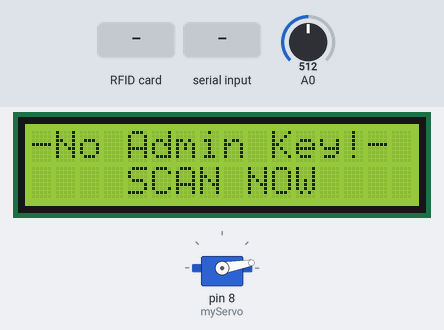
The sketch below on a simulated Arduino Uno, built with avr-gcc and run on an emulated ATmega328P. Parts: 16×2 character LCD, servo. Inputs (shaded band) come from the test bench; at power-on: A0 = 512. What the sketch prints to the serial monitor is not drawn.

Above: at 0.9 s.
1.0 s: RFID card E3 97 C4 1E held to the reader
At 2.2 s:
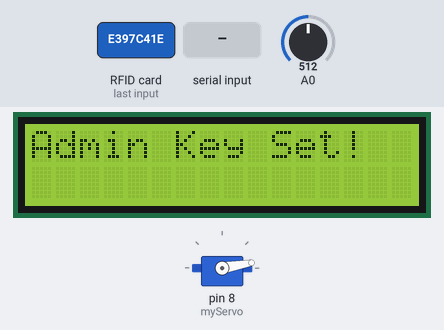
4.0 s: RFID card E3 97 C4 1E held to the reader
At 4.4 s:
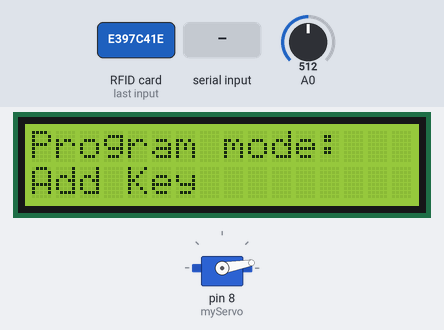
5.5 s: RFID card 5E 7A 19 C4 held to the reader
7.0 s: "1\n" received over the second serial link
At 10.1 s:
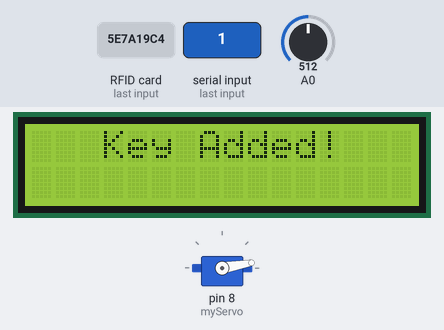
Timing chart, 0 to 11.0 s (numbered marks = the images above; inputs shaded):
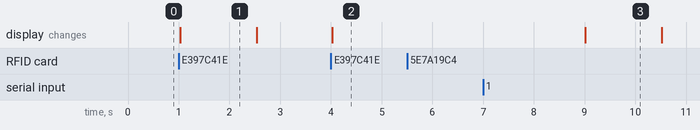

The sketch:

arduino.ino.ino
```cpp
#include <SPI.h>
#include <MFRC522.h>
#include <LiquidCrystal.h>
#include <Servo.h>
#include <SoftwareSerial.h>

#define RST_PIN   9
#define SS_PIN    10

byte readCard[4];
char* myTags[100] = {};
int tagsCount = 0;
String tagID = "E3 97 C4 1E";
boolean successRead = false;
boolean correctTag = false;
int proximitySensor;
bool doorOpened = false;
int doorTimeout = 25;

// Create instances
MFRC522 mfrc522(SS_PIN, RST_PIN);
LiquidCrystal lcd(2, 3, 4, 5, 6, 7); //Parameters: (rs, enable, d4, d5, d6, d7)
Servo myServo; // Servo motor
SoftwareSerial mySUART(A5, A4);

void setup() {
  // Initiating
  SPI.begin();        // SPI bus
  mfrc522.PCD_Init(); //  MFRC522
  lcd.begin(16, 2);   // LCD screen
  myServo.attach(8);  // Servo motor

  myServo.write(10); // Initial lock position of the servo motor
  // Prints the initial message
  lcd.print("-No Admin Key!-");
  lcd.setCursor(0, 1);
  lcd.print("    SCAN NOW");
  // Waits until a master card is scanned
  while (!successRead) {
    successRead = getID();
    if (successRead == true) {
      myTags[tagsCount] = strdup(tagID.c_str()); // Sets the master tag into position 0 in the array
      lcd.clear();
      lcd.setCursor(0, 0);
      lcd.print("Admin Key Set!");
      tagsCount++;
    }
  }
  successRead = false;
  printNormalModeMessage();
  Serial.begin(115200);
  mySUART.begin(115200);
}

void loop() {
  int proximitySensor = analogRead(A0);
  // If door is closed...
  // if (proximitySensor > 200) {
    if ( ! mfrc522.PICC_IsNewCardPresent()) { //If a new PICC placed to RFID reader continue
      timeoutFunc();
      return;
    }
    if ( ! mfrc522.PICC_ReadCardSerial()) {   //Since a PICC placed get Serial and continue
      timeoutFunc();
      return;
    }
    tagID = "";
    // The MIFARE PICCs that we use have 4 byte UID
    for ( uint8_t i = 0; i < 4; i++) {  //
      readCard[i] = mfrc522.uid.uidByte[i];
      tagID.concat(String(mfrc522.uid.uidByte[i], HEX)); // Adds the 4 bytes in a single String variable
    }
    tagID.toUpperCase();
    mfrc522.PICC_HaltA(); // Stop reading

    correctTag = false;
    // Checks whether the scanned tag is the master tag
    if (tagID == myTags[0]) {
      lcd.clear();
      lcd.print("Program mode:");
      lcd.setCursor(0, 1);
      // lcd.print("Add/Remove Tag"); //not implementing removal for now
      lcd.print("Add Key");
      while (!successRead) {
        successRead = getID();
        if ( successRead == true) {
          // // removal old code
          // for (int i = 0; i < 100; i++) {
          //   if (tagID == myTags[i]) {
          //     myTags[i] = "";
          //     lcd.clear();
          //     lcd.setCursor(0, 0);
          //     lcd.print("  Tag Removed!");
          //     printNormalModeMessage();
          //     return;
          //   }
          // }

          // // Array adding code
          // myTags[tagsCount] = strdup(tagID.c_str());
          // lcd.clear();
          // lcd.setCursor(0, 0);
          // lcd.print("   Tag Added!");
          // printNormalModeMessage();
          // tagsCount++;

          //serial communication for adding a new card
          Serial.println("DEBUG: Sending serially: " + String("R") + String(tagID));
          mySUART.println("R" + tagID);
          mySUART.flush();
          while(mySUART.available()<=0){
            delay(500); //wait till recieve
          }
          delay(2000);
          String a = mySUART.readStringUntil('\n');
          a.trim();
          Serial.println("Received serially: " + a);
          // if(a.compareTo("1") == 0){
          if(a == "1"){
            lcd.clear();
            lcd.setCursor(0, 0);
            lcd.print("   Key Added!");
            printNormalModeMessage();
          }

          return;
        }
      }
    }
    successRead = false;
    //serial communication for verify
    Serial.println("Sending serially: " + String("V") + String(tagID));
    mySUART.println("V" + tagID);
    mySUART.flush();
    while(mySUART.available()<=0){
      delay(500); //wait till recieve
    }
    delay(2000);
    String a = mySUART.readStringUntil('\n');
    a.trim();
    Serial.println("DEBUG: Received serially: " + a);
    if(a == "1"){
        lcd.clear();
        lcd.setCursor(0, 0);
        lcd.print("Door opened!");
        myServo.write(170); // Unlocks the door
        doorOpened = true;
        doorTimeout = 50;
        delay(2000);
        printNormalModeMessage();
    }else{
      lcd.clear();
      lcd.setCursor(0, 0);
      lcd.print(" Access Denied!");
      printNormalModeMessage();
      delay(500);
    }
    // Checks whether the scanned tag is authorized
    // // old verify code
    // for (int i = 0; i < 100; i++) {
    //   if (tagID == myTags[i]) {
    //     lcd.clear();
    //     lcd.setCursor(0, 0);
    //     lcd.print(" Access Granted!");
    //     myServo.write(170); // Unlocks the door
    //     delay(2000);
    //     printNormalModeMessage();
    //     correctTag = true;
    //   }
    // }
    // if (correctTag == false) {
    //   lcd.clear();
    //   lcd.setCursor(0, 0);
    //   lcd.print(" Access Denied!");
    //   printNormalModeMessage();
    // }
  // }
  // If door is open...
  // else {
        // if(doorOpened){
        //   doorTimeout -= 1;
        //   delay(100);
        //   if(doorTimeout == 0){
        //     doorOpened = false;
        //     myServo.write(10);  //locking the door after timeout
        //     printNormalModeMessage();
        //   }
        // }

    // while (!doorOpened) {
    //   proximitySensor = analogRead(A0);
    //   if (proximitySensor > 200) {
    //     doorOpened = true;
    //   }
    // }
    // doorOpened = false;
    // delay(500);
    // myServo.write(10); // Locks the door
    // printNormalModeMessage();
  // }
}

void timeoutFunc(){
  if(doorOpened){
    doorTimeout -= 1;
    delay(100);
    if(doorTimeout == 0){
      doorOpened = false;
      myServo.write(10);  //locking the door after timeout
      lcd.clear();
      lcd.setCursor(0, 0);
      lcd.print("Closing Door!");
      delay(2000);
      printNormalModeMessage();
    }
  }
}

uint8_t getID() {
  // Getting ready for Reading PICCs
  if ( ! mfrc522.PICC_IsNewCardPresent()) { //If a new PICC placed to RFID reader continue
    return 0;
  }
  if ( ! mfrc522.PICC_ReadCardSerial()) {   //Since a PICC placed get Serial and continue
    return 0;
  }
  tagID = "";
  for ( uint8_t i = 0; i < 4; i++) {  // The MIFARE PICCs that we use have 4 byte UID
    readCard[i] = mfrc522.uid.uidByte[i];
    tagID.concat(String(mfrc522.uid.uidByte[i], HEX)); // Adds the 4 bytes in a single String variable
  }
  tagID.toUpperCase();
  mfrc522.PICC_HaltA(); // Stop reading
  return 1;
}

void printNormalModeMessage() {
  delay(1500);
  lcd.clear();
  lcd.print("-Access Control-");
  lcd.setCursor(0, 1);
  lcd.print(" Scan Your Key!");
}
```

Measured:
- after the input at 1.0 s, the display: changes at once (image 1)
- after the input at 4.0 s, the display: changes at once (image 2)
- after the input at 5.5 s, every drawn part: stays the same
- after the input at 7.0 s, the display: changes after 2.0 s (image 3)
- what the display in image 1 shows lasts 1.5 s, from 1.0 s to 2.5 s
